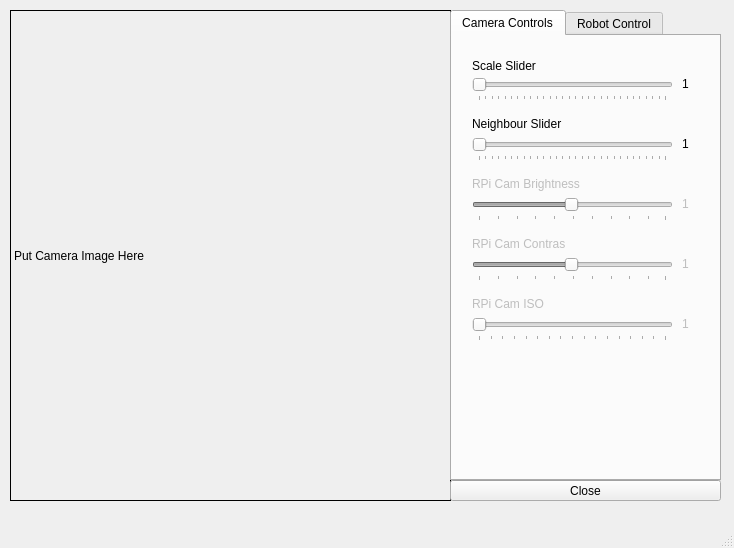
<?xml version="1.0" encoding="UTF-8"?>
<ui version="4.0">
 <class>MainWindow</class>
 <widget class="QMainWindow" name="MainWindow">
  <property name="geometry">
   <rect>
    <x>0</x>
    <y>0</y>
    <width>734</width>
    <height>548</height>
   </rect>
  </property>
  <property name="windowTitle">
   <string>MainWindow</string>
  </property>
  <widget class="QWidget" name="centralwidget">
   <widget class="QLabel" name="image_frame">
    <property name="geometry">
     <rect>
      <x>10</x>
      <y>10</y>
      <width>441</width>
      <height>491</height>
     </rect>
    </property>
    <property name="sizePolicy">
     <sizepolicy hsizetype="Preferred" vsizetype="Preferred">
      <horstretch>0</horstretch>
      <verstretch>0</verstretch>
     </sizepolicy>
    </property>
    <property name="statusTip">
     <string/>
    </property>
    <property name="frameShape">
     <enum>QFrame::Box</enum>
    </property>
    <property name="text">
     <string>Put Camera Image Here</string>
    </property>
    <property name="scaledContents">
     <bool>true</bool>
    </property>
   </widget>
   <widget class="QPushButton" name="btn_close">
    <property name="geometry">
     <rect>
      <x>450</x>
      <y>480</y>
      <width>271</width>
      <height>21</height>
     </rect>
    </property>
    <property name="statusTip">
     <string>Shortcut = esc</string>
    </property>
    <property name="text">
     <string>Close</string>
    </property>
    <property name="shortcut">
     <string>Esc</string>
    </property>
   </widget>
   <widget class="QTabWidget" name="tabWidget">
    <property name="geometry">
     <rect>
      <x>450</x>
      <y>10</y>
      <width>271</width>
      <height>471</height>
     </rect>
    </property>
    <property name="currentIndex">
     <number>0</number>
    </property>
    <widget class="QWidget" name="tab">
     <attribute name="title">
      <string>Camera Controls</string>
     </attribute>
     <widget class="QSlider" name="CV_Scale_slider">
      <property name="geometry">
       <rect>
        <x>20</x>
        <y>40</y>
        <width>201</width>
        <height>25</height>
       </rect>
      </property>
      <property name="styleSheet">
       <string notr="true"/>
      </property>
      <property name="minimum">
       <number>1</number>
      </property>
      <property name="maximum">
       <number>30</number>
      </property>
      <property name="orientation">
       <enum>Qt::Horizontal</enum>
      </property>
      <property name="tickPosition">
       <enum>QSlider::TicksBelow</enum>
      </property>
      <property name="tickInterval">
       <number>1</number>
      </property>
     </widget>
     <widget class="QSlider" name="CV_Neigh_slider">
      <property name="geometry">
       <rect>
        <x>20</x>
        <y>100</y>
        <width>201</width>
        <height>25</height>
       </rect>
      </property>
      <property name="minimum">
       <number>1</number>
      </property>
      <property name="maximum">
       <number>30</number>
      </property>
      <property name="orientation">
       <enum>Qt::Horizontal</enum>
      </property>
      <property name="tickPosition">
       <enum>QSlider::TicksBelow</enum>
      </property>
      <property name="tickInterval">
       <number>1</number>
      </property>
     </widget>
     <widget class="QLabel" name="CV_Scale_label">
      <property name="geometry">
       <rect>
        <x>20</x>
        <y>20</y>
        <width>81</width>
        <height>20</height>
       </rect>
      </property>
      <property name="text">
       <string>Scale Slider</string>
      </property>
     </widget>
     <widget class="QLabel" name="CV_Neigh_label">
      <property name="geometry">
       <rect>
        <x>20</x>
        <y>80</y>
        <width>111</width>
        <height>16</height>
       </rect>
      </property>
      <property name="text">
       <string>Neighbour Slider</string>
      </property>
     </widget>
     <widget class="QLabel" name="CV_Scale_val">
      <property name="geometry">
       <rect>
        <x>230</x>
        <y>40</y>
        <width>31</width>
        <height>16</height>
       </rect>
      </property>
      <property name="text">
       <string>1</string>
      </property>
     </widget>
     <widget class="QLabel" name="CV_Neigh_val">
      <property name="geometry">
       <rect>
        <x>230</x>
        <y>100</y>
        <width>31</width>
        <height>16</height>
       </rect>
      </property>
      <property name="text">
       <string>1</string>
      </property>
     </widget>
     <widget class="QLabel" name="RPi_Brightness_val">
      <property name="enabled">
       <bool>false</bool>
      </property>
      <property name="geometry">
       <rect>
        <x>230</x>
        <y>160</y>
        <width>31</width>
        <height>16</height>
       </rect>
      </property>
      <property name="text">
       <string>1</string>
      </property>
     </widget>
     <widget class="QLabel" name="RPi_Brightness_label">
      <property name="enabled">
       <bool>false</bool>
      </property>
      <property name="geometry">
       <rect>
        <x>20</x>
        <y>140</y>
        <width>141</width>
        <height>16</height>
       </rect>
      </property>
      <property name="text">
       <string>RPi Cam Brightness</string>
      </property>
     </widget>
     <widget class="QSlider" name="RPi_Brightness_slider">
      <property name="enabled">
       <bool>false</bool>
      </property>
      <property name="geometry">
       <rect>
        <x>20</x>
        <y>160</y>
        <width>201</width>
        <height>25</height>
       </rect>
      </property>
      <property name="minimum">
       <number>1</number>
      </property>
      <property name="maximum">
       <number>100</number>
      </property>
      <property name="value">
       <number>50</number>
      </property>
      <property name="orientation">
       <enum>Qt::Horizontal</enum>
      </property>
      <property name="tickPosition">
       <enum>QSlider::TicksBelow</enum>
      </property>
      <property name="tickInterval">
       <number>10</number>
      </property>
     </widget>
     <widget class="QLabel" name="RPi_Contrast_val">
      <property name="enabled">
       <bool>false</bool>
      </property>
      <property name="geometry">
       <rect>
        <x>230</x>
        <y>220</y>
        <width>31</width>
        <height>16</height>
       </rect>
      </property>
      <property name="text">
       <string>1</string>
      </property>
     </widget>
     <widget class="QLabel" name="RPi_Contrast_label">
      <property name="enabled">
       <bool>false</bool>
      </property>
      <property name="geometry">
       <rect>
        <x>20</x>
        <y>200</y>
        <width>111</width>
        <height>16</height>
       </rect>
      </property>
      <property name="text">
       <string>RPi Cam Contras</string>
      </property>
     </widget>
     <widget class="QSlider" name="RPi_Contrast_slider">
      <property name="enabled">
       <bool>false</bool>
      </property>
      <property name="geometry">
       <rect>
        <x>20</x>
        <y>220</y>
        <width>201</width>
        <height>25</height>
       </rect>
      </property>
      <property name="minimum">
       <number>1</number>
      </property>
      <property name="maximum">
       <number>100</number>
      </property>
      <property name="value">
       <number>50</number>
      </property>
      <property name="orientation">
       <enum>Qt::Horizontal</enum>
      </property>
      <property name="tickPosition">
       <enum>QSlider::TicksBelow</enum>
      </property>
      <property name="tickInterval">
       <number>10</number>
      </property>
     </widget>
     <widget class="QLabel" name="RPi_ISO_val">
      <property name="enabled">
       <bool>false</bool>
      </property>
      <property name="geometry">
       <rect>
        <x>230</x>
        <y>280</y>
        <width>31</width>
        <height>16</height>
       </rect>
      </property>
      <property name="text">
       <string>1</string>
      </property>
     </widget>
     <widget class="QSlider" name="RPi_ISO_slider">
      <property name="enabled">
       <bool>false</bool>
      </property>
      <property name="geometry">
       <rect>
        <x>20</x>
        <y>280</y>
        <width>201</width>
        <height>25</height>
       </rect>
      </property>
      <property name="minimum">
       <number>0</number>
      </property>
      <property name="maximum">
       <number>800</number>
      </property>
      <property name="value">
       <number>0</number>
      </property>
      <property name="orientation">
       <enum>Qt::Horizontal</enum>
      </property>
      <property name="tickPosition">
       <enum>QSlider::TicksBelow</enum>
      </property>
      <property name="tickInterval">
       <number>50</number>
      </property>
     </widget>
     <widget class="QLabel" name="RPi_ISO_label">
      <property name="enabled">
       <bool>false</bool>
      </property>
      <property name="geometry">
       <rect>
        <x>20</x>
        <y>260</y>
        <width>111</width>
        <height>16</height>
       </rect>
      </property>
      <property name="text">
       <string>RPi Cam ISO</string>
      </property>
     </widget>
    </widget>
    <widget class="QWidget" name="tab_2">
     <attribute name="title">
      <string>Robot Control</string>
     </attribute>
     <widget class="QWidget" name="action_buttons" native="true">
      <property name="geometry">
       <rect>
        <x>10</x>
        <y>10</y>
        <width>241</width>
        <height>211</height>
       </rect>
      </property>
      <widget class="QPushButton" name="btn_back">
       <property name="geometry">
        <rect>
         <x>80</x>
         <y>130</y>
         <width>80</width>
         <height>80</height>
        </rect>
       </property>
       <property name="statusTip">
        <string>Shortcut = Down arrow</string>
       </property>
       <property name="text">
        <string>Backward</string>
       </property>
       <property name="shortcut">
        <string>Down</string>
       </property>
      </widget>
      <widget class="QPushButton" name="btn_left">
       <property name="geometry">
        <rect>
         <x>0</x>
         <y>70</y>
         <width>80</width>
         <height>80</height>
        </rect>
       </property>
       <property name="statusTip">
        <string>Shortcut = left arrow</string>
       </property>
       <property name="text">
        <string>Turn Left</string>
       </property>
       <property name="shortcut">
        <string>Left</string>
       </property>
      </widget>
      <widget class="QPushButton" name="btn_stop">
       <property name="geometry">
        <rect>
         <x>80</x>
         <y>80</y>
         <width>80</width>
         <height>50</height>
        </rect>
       </property>
       <property name="statusTip">
        <string>Shortcut = spacebar</string>
       </property>
       <property name="text">
        <string>Stop</string>
       </property>
       <property name="shortcut">
        <string>Space</string>
       </property>
      </widget>
      <widget class="QPushButton" name="btn_right">
       <property name="geometry">
        <rect>
         <x>160</x>
         <y>70</y>
         <width>80</width>
         <height>80</height>
        </rect>
       </property>
       <property name="statusTip">
        <string>Shortcut = right arrow</string>
       </property>
       <property name="text">
        <string>Turn Right</string>
       </property>
       <property name="shortcut">
        <string>Right</string>
       </property>
      </widget>
      <widget class="QPushButton" name="btn_forward">
       <property name="geometry">
        <rect>
         <x>80</x>
         <y>0</y>
         <width>80</width>
         <height>80</height>
        </rect>
       </property>
       <property name="toolTip">
        <string/>
       </property>
       <property name="statusTip">
        <string extracomment="Move robot Forward">Shortcut = Up arrow</string>
       </property>
       <property name="text">
        <string>Forward</string>
       </property>
       <property name="shortcut">
        <string>Up</string>
       </property>
      </widget>
     </widget>
    </widget>
   </widget>
  </widget>
  <widget class="QMenuBar" name="menubar">
   <property name="geometry">
    <rect>
     <x>0</x>
     <y>0</y>
     <width>734</width>
     <height>20</height>
    </rect>
   </property>
  </widget>
  <widget class="QStatusBar" name="statusBar"/>
  <action name="actionRobot_Control">
   <property name="text">
    <string>Robot Control</string>
   </property>
  </action>
 </widget>
 <resources/>
 <connections/>
</ui>
